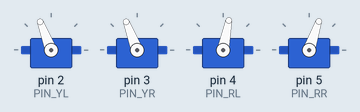
This sketch was run on a simulated Arduino Nano, built with avr-gcc and run on an emulated ATmega328P. Parts: 4 × servo.

Above: at 0.15 s.
At 3.97 s:
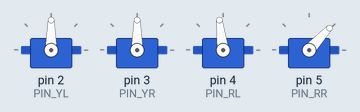
At 9.87 s:
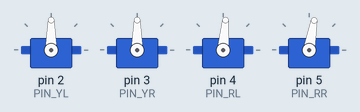
At 19.77 s:
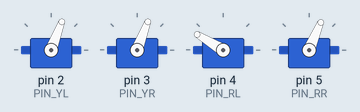
At 29.42 s:
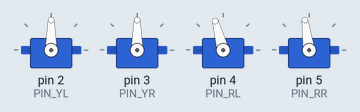
At 39.64 s:
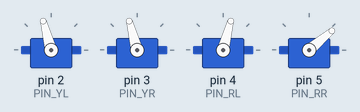
Timing chart, 0 to 40.0 s (numbered marks = the images above):
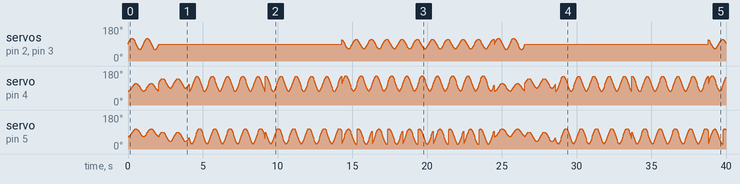

The sketch:

dance_original.ino
```cpp
#include <Otto9.h>
Otto9 Otto;

#define PIN_YL 2 // left leg, servo[0]
#define PIN_YR 3 // right leg, servo[1]
#define PIN_RL 4 // left foot, servo[2]
#define PIN_RR 5 // right foot, servo[3]
#define PIN_Trigger 8 // ultrasound
#define PIN_Echo 9 // ultrasound
#define PIN_Buzzer  13 //buzzer

void setup() {
  Otto.init(PIN_YL, PIN_YR, PIN_RL, PIN_RR, true, A6, PIN_Buzzer, PIN_Trigger, PIN_Echo);
}

void loop() {
  for (int count=0 ; count<2 ; count++) {
    Otto.walk(1,1000,1); // FORWARD
  }
  for (int count=0 ; count<2 ; count++) {
    Otto.tiptoeSwing(1, 1000, 25);
  }
  for (int count=0 ; count<5 ; count++) {
    Otto.moonwalker(1, 1000, 40, 1);
  }
  for (int count=0 ; count<5 ; count++) {
    Otto.moonwalker(1, 1000, 40, -1);
  }
  for (int count=0 ; count<5 ; count++) {
    Otto.crusaito(1, 1000, 40, 1);
    Otto.crusaito(1, 1000, 40, -1);
  }

}
```
